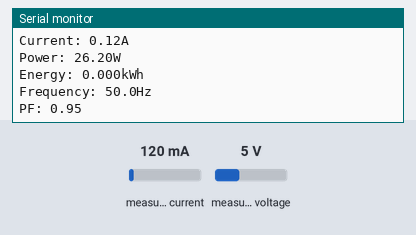
A sketch run on a simulated Arduino Mega 2560, built with avr-gcc and run on an emulated ATmega2560. On the bench: the last lines printed to the serial monitor. The test bench sets the inputs (shaded band); at power-on: measured current 120 mA, measured voltage 5 V.

Above: at 1.2 s.
1.3 s: measured current set to 40 mA
At 2.13 s:
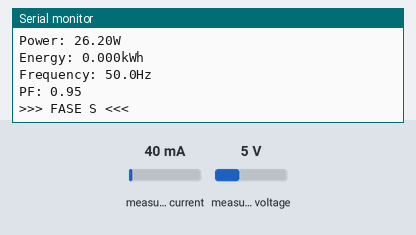
4.6 s: measured voltage set to 0.3 V
At 5.2 s:
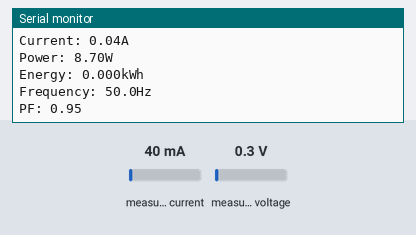
6.1 s: measured current set to 500 mA
At 6.27 s:
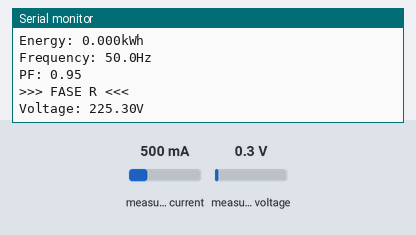
Timing chart, 0 to 9.1 s (numbered marks = the images above; inputs shaded):
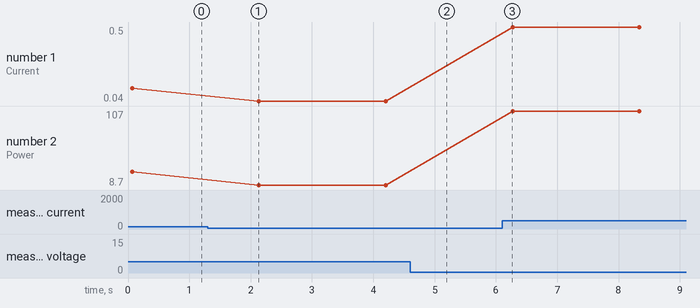

The sketch:

Dashboard_PZEM_DEV.ino
```cpp
#include <PZEM004Tv30.h>

int R_RX1 = 16;
int R_TX1 = 17;
int S_RX2 = 22;
int S_TX2 = 23;
int T_RX3 = 12;
int T_TX3 = 13;
int intervaloLEIT = 2000;

void setup() {
    Serial.begin(115200);
}
void loop() {
  faseR();
  delay(intervaloLEIT);
  faseS();
  delay(intervaloLEIT);
  faseT();
  delay(intervaloLEIT);
}
void faseR(){

  PZEM004Tv30 pzem(Serial1, R_RX1, R_TX1);

    // Read the data from the sensor
    Serial.println(">>> FASE R <<<");
    float voltage = pzem.voltage();
    float current = pzem.current();
    float power = pzem.power();
    float energy = pzem.energy();
    float frequency = pzem.frequency();
    float pf = pzem.pf();

    // Check if the data is valid
    if(isnan(voltage)){
        Serial.println("Error reading voltage");
    } else if (isnan(current)) {
        Serial.println("Error reading current");
    } else if (isnan(power)) {
        Serial.println("Error reading power");
    } else if (isnan(energy)) {
        Serial.println("Error reading energy");
    } else if (isnan(frequency)) {
        Serial.println("Error reading frequency");
    } else if (isnan(pf)) {
        Serial.println("Error reading power factor");
    } else {

        // Print the values to the Serial console
        Serial.print("Voltage: ");      Serial.print(voltage);      Serial.println("V");
        Serial.print("Current: ");      Serial.print(current);      Serial.println("A");
        Serial.print("Power: ");        Serial.print(power);        Serial.println("W");
        Serial.print("Energy: ");       Serial.print(energy,3);     Serial.println("kWh");
        Serial.print("Frequency: ");    Serial.print(frequency, 1); Serial.println("Hz");
        Serial.print("PF: ");           Serial.println(pf);

    }
    Serial.println();
    //delay(2000);
}
void faseS(){

  PZEM004Tv30 pzem(Serial1, S_RX2, S_TX2);

    // Read the data from the sensor
    Serial.println(">>> FASE S <<<");
    float voltage = pzem.voltage();
    float current = pzem.current();
    float power = pzem.power();
    float energy = pzem.energy();
    float frequency = pzem.frequency();
    float pf = pzem.pf();

    // Check if the data is valid
    if(isnan(voltage)){
        Serial.println("Error reading voltage");
    } else if (isnan(current)) {
        Serial.println("Error reading current");
    } else if (isnan(power)) {
        Serial.println("Error reading power");
    } else if (isnan(energy)) {
        Serial.println("Error reading energy");
    } else if (isnan(frequency)) {
        Serial.println("Error reading frequency");
    } else if (isnan(pf)) {
        Serial.println("Error reading power factor");
    } else {

        // Print the values to the Serial console
        Serial.print("Voltage: ");      Serial.print(voltage);      Serial.println("V");
        Serial.print("Current: ");      Serial.print(current);      Serial.println("A");
        Serial.print("Power: ");        Serial.print(power);        Serial.println("W");
        Serial.print("Energy: ");       Serial.print(energy,3);     Serial.println("kWh");
        Serial.print("Frequency: ");    Serial.print(frequency, 1); Serial.println("Hz");
        Serial.print("PF: ");           Serial.println(pf);

    }
    Serial.println();
    //delay(2000);
}
void faseT(){

  PZEM004Tv30 pzem(Serial1, T_RX3, T_TX3);

    // Read the data from the sensor
    Serial.println(">>> FASE T <<<");
    float voltage = pzem.voltage();
    float current = pzem.current();
    float power = pzem.power();
    float energy = pzem.energy();
    float frequency = pzem.frequency();
    float pf = pzem.pf();

    // Check if the data is valid
    if(isnan(voltage)){
        Serial.println("Error reading voltage");
    } else if (isnan(current)) {
        Serial.println("Error reading current");
    } else if (isnan(power)) {
        Serial.println("Error reading power");
    } else if (isnan(energy)) {
        Serial.println("Error reading energy");
    } else if (isnan(frequency)) {
        Serial.println("Error reading frequency");
    } else if (isnan(pf)) {
        Serial.println("Error reading power factor");
    } else {

        // Print the values to the Serial console
        Serial.print("Voltage: ");      Serial.print(voltage);      Serial.println("V");
        Serial.print("Current: ");      Serial.print(current);      Serial.println("A");
        Serial.print("Power: ");        Serial.print(power);        Serial.println("W");
        Serial.print("Energy: ");       Serial.print(energy,3);     Serial.println("kWh");
        Serial.print("Frequency: ");    Serial.print(frequency, 1); Serial.println("Hz");
        Serial.print("PF: ");           Serial.println(pf);

    }

    Serial.println();
    //delay(2000);
}
```

Measured:
- plotted number 1: 0.12 → 0.04 after the input at 1.3 s, 0.04 → 0.5 after the input at 6.1 s
- plotted number 2: 26.2 → 8.7 after the input at 1.3 s, 8.7 → 107 after the input at 6.1 s
